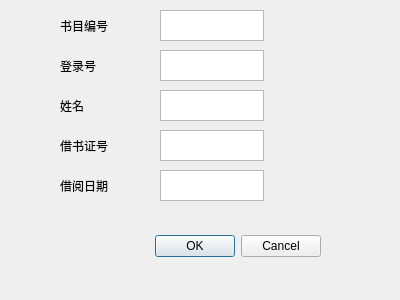
<?xml version="1.0" encoding="UTF-8"?>
<ui version="4.0">
 <class>BorrowDialog</class>
 <widget class="QDialog" name="BorrowDialog">
  <property name="geometry">
   <rect>
    <x>0</x>
    <y>0</y>
    <width>400</width>
    <height>300</height>
   </rect>
  </property>
  <property name="windowTitle">
   <string>借书</string>
  </property>
  <widget class="QDialogButtonBox" name="buttonBox">
   <property name="geometry">
    <rect>
     <x>-20</x>
     <y>230</y>
     <width>341</width>
     <height>32</height>
    </rect>
   </property>
   <property name="orientation">
    <enum>Qt::Horizontal</enum>
   </property>
   <property name="standardButtons">
    <set>QDialogButtonBox::Cancel|QDialogButtonBox::Ok</set>
   </property>
  </widget>
  <widget class="QLabel" name="label">
   <property name="geometry">
    <rect>
     <x>60</x>
     <y>10</y>
     <width>91</width>
     <height>31</height>
    </rect>
   </property>
   <property name="text">
    <string>书目编号</string>
   </property>
  </widget>
  <widget class="QLabel" name="label_2">
   <property name="geometry">
    <rect>
     <x>60</x>
     <y>50</y>
     <width>91</width>
     <height>31</height>
    </rect>
   </property>
   <property name="text">
    <string>登录号</string>
   </property>
  </widget>
  <widget class="QLabel" name="label_3">
   <property name="geometry">
    <rect>
     <x>60</x>
     <y>130</y>
     <width>91</width>
     <height>31</height>
    </rect>
   </property>
   <property name="text">
    <string>借书证号</string>
   </property>
  </widget>
  <widget class="QLabel" name="label_4">
   <property name="geometry">
    <rect>
     <x>60</x>
     <y>170</y>
     <width>91</width>
     <height>31</height>
    </rect>
   </property>
   <property name="text">
    <string>借阅日期</string>
   </property>
  </widget>
  <widget class="QTextEdit" name="textEditNumber">
   <property name="geometry">
    <rect>
     <x>160</x>
     <y>10</y>
     <width>104</width>
     <height>31</height>
    </rect>
   </property>
  </widget>
  <widget class="QTextEdit" name="textEditLoginNumber">
   <property name="geometry">
    <rect>
     <x>160</x>
     <y>50</y>
     <width>104</width>
     <height>31</height>
    </rect>
   </property>
  </widget>
  <widget class="QTextEdit" name="textEditReaderNumber">
   <property name="geometry">
    <rect>
     <x>160</x>
     <y>130</y>
     <width>104</width>
     <height>31</height>
    </rect>
   </property>
  </widget>
  <widget class="QTextEdit" name="textEditDate">
   <property name="geometry">
    <rect>
     <x>160</x>
     <y>170</y>
     <width>104</width>
     <height>31</height>
    </rect>
   </property>
  </widget>
  <widget class="QTextEdit" name="textEditReaderName">
   <property name="geometry">
    <rect>
     <x>160</x>
     <y>90</y>
     <width>104</width>
     <height>31</height>
    </rect>
   </property>
  </widget>
  <widget class="QLabel" name="label_5">
   <property name="geometry">
    <rect>
     <x>60</x>
     <y>90</y>
     <width>91</width>
     <height>31</height>
    </rect>
   </property>
   <property name="text">
    <string>姓名</string>
   </property>
  </widget>
 </widget>
 <resources/>
 <connections>
  <connection>
   <sender>buttonBox</sender>
   <signal>accepted()</signal>
   <receiver>BorrowDialog</receiver>
   <slot>accept()</slot>
   <hints>
    <hint type="sourcelabel">
     <x>248</x>
     <y>254</y>
    </hint>
    <hint type="destinationlabel">
     <x>157</x>
     <y>274</y>
    </hint>
   </hints>
  </connection>
  <connection>
   <sender>buttonBox</sender>
   <signal>rejected()</signal>
   <receiver>BorrowDialog</receiver>
   <slot>reject()</slot>
   <hints>
    <hint type="sourcelabel">
     <x>316</x>
     <y>260</y>
    </hint>
    <hint type="destinationlabel">
     <x>286</x>
     <y>274</y>
    </hint>
   </hints>
  </connection>
 </connections>
</ui>
